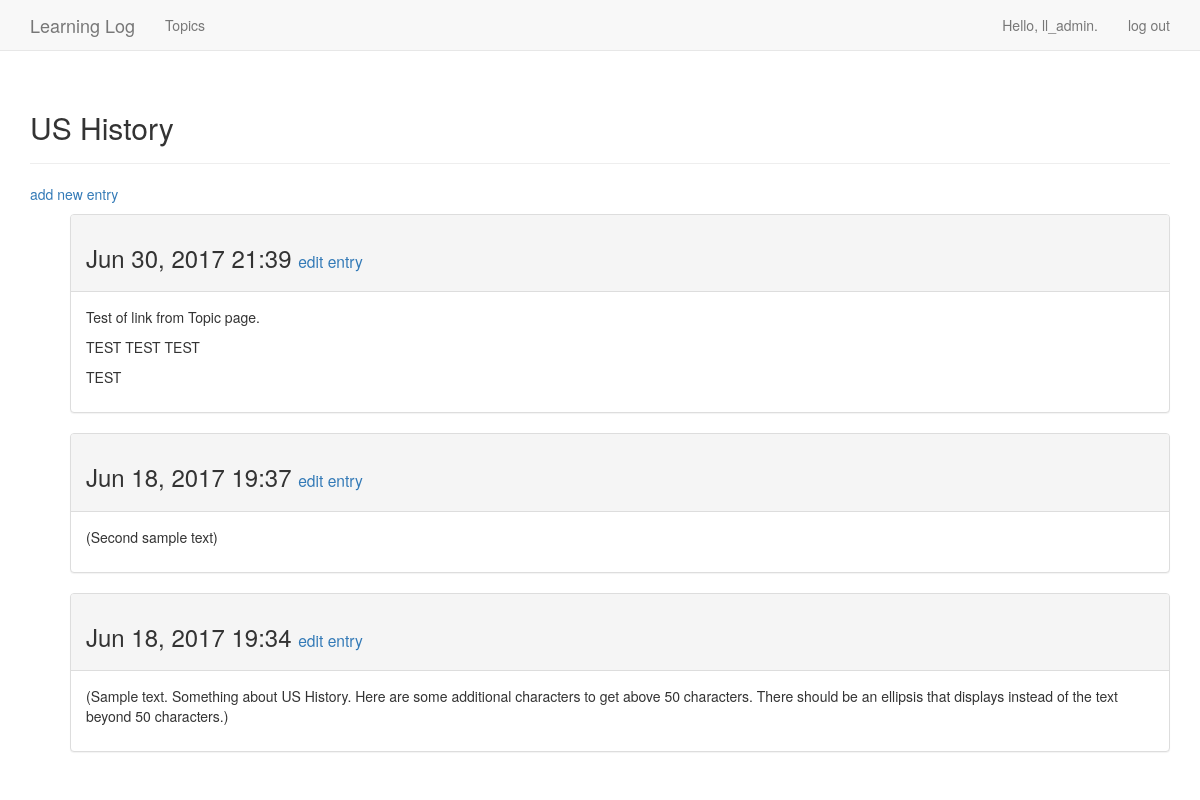
The page /topics/3/ (signed in) on the database its author committed.
### learning_logs/models.py (models this page shows, shortened)
class Topic(models.Model):
    text = models.CharField(max_length=200)
    date_added = models.DateTimeField(auto_now_add=True)
    owner = models.ForeignKey(User)
    def __str__(self):
        return self.text

class Entry(models.Model):
    topic = models.ForeignKey(Topic)
    text = models.TextField()
    date_added = models.DateTimeField(auto_now_add=True)
    class Meta:
        verbose_name_plural = 'entries'

### learning_logs/views.py (the view)
# urls.py: url(r'^topics/(?P<topic_id>\d+)/$',views.topic, name='topic'),
@login_required
def topic(request, topic_id):
    topic = Topic.objects.get(id=topic_id)
    if topic.owner != request.user:
        raise Http404
    entries = topic.entry_set.order_by('-date_added')
    context = {'topic':topic, 'entries':entries}
    return render(request, 'learning_logs/topic.html', context)

### learning_logs/templates/learning_logs/topic.html
{% extends 'learning_logs/base.html' %}
{% load bootstrap3%}
{% block header %}
  <h2> {{topic}} </h2>
{% endblock header %}
{% block content %}
  <p>
    <a href="{% url 'learning_logs:new_entry' topic.id %}">add new entry</a>
  </p>
  <ul>
  {% for entry in entries %}
    <div class="panel panel-default">
      <div class="panel-heading">
        <h3>
          {{ entry.date_added|date:'M d, Y H:i' }}
          <small>
            <a href="{% url 'learning_logs:edit_entry' entry.id %}">edit entry</a>
          </small>
        </h3>
      </div>
      <div class="panel-body">
        {{ entry.text|linebreaks }}
      </div>
    </div>
  {% empty %}
      There are no entries for this topic yet.
  {% endfor %}
{% endblock content %}

### learning_logs/templates/learning_logs/base.html (shortened to what this page needs)
{% load bootstrap3 %}
<!DOCTYPE html>
<html lang="en">
  <head>
    {% bootstrap_css %}
  </head>
  <body>
    <nav class="navbar navbar-default navbar-static-top">
      <div class="container">
        <div class="navbar-header">
          <a class="navbar-brand" href="{% url 'learning_logs:index' %}">Learning Log</a>
        </div>
        <div id="navbar" class="navbar-collapse collapse">
          <ul class="nav navbar-nav">
            <li><a href="{% url 'learning_logs:topics' %}">Topics</a></li>
          </ul>
          <ul class="nav navbar-nav navbar-right">
            {% if user.is_authenticated %}
              <li><a>Hello, {{user.username }}.</a></li>
              <li><a href="{% url 'users:logout' %}">log out</a></li>
            {% else %}
              <li><a href="{% url 'users:register' %}">register</a></li>
              <li><a href="{% url 'users:login' %}">log in</a></li>
            {% endif %}
          </ul>
        </div>
      </div>
    </nav>
    <div class="container">
      <div class="page-header">
        {% block header %}{% endblock header %}
      </div>
      <div>
        {% block content %}{% endblock content %}
      </div>
    </div>
  </body>
</html>

### rows shown on the page
Topic: text "US History"
Entry: date_added "Jun 30, 2017 21:39", text "Test of link from Topic page. TEST TEST TEST TEST"
Entry: date_added "Jun 18, 2017 19:37", text "(Second sample text)"
Entry: date_added "Jun 18, 2017 19:34", text "(Sample text. Something about US History. Here are some additional characters to get above 50 characters. There should be an ellipsis that displays instead of the text beyond 50 characters.)"

### other values the page prints
{{ user.username }} "ll_admin"
